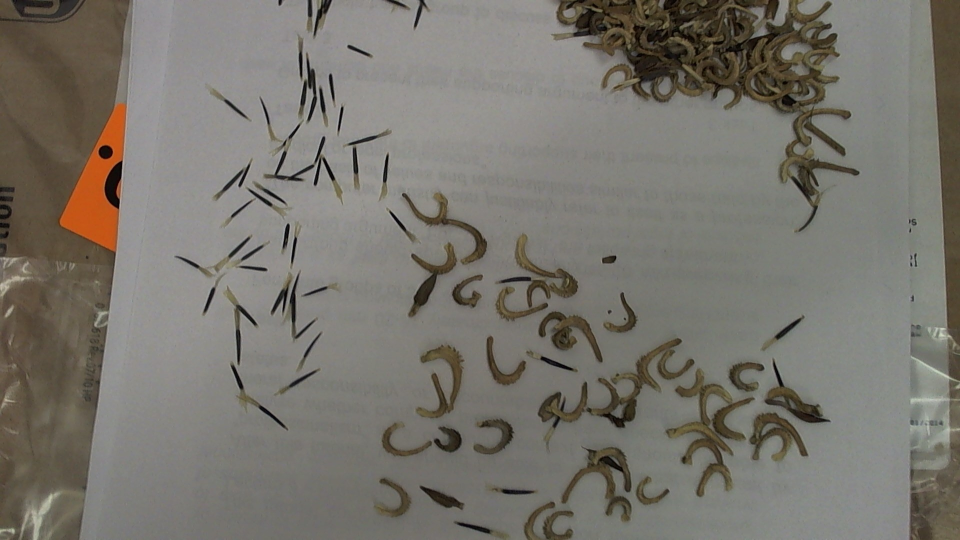
#> input picture seed_test.JPG, 1920 x 1080 px (shown at 1/2 size)
$ python Watershed_test.py   (older library calls are emulated)
#> lines starting #> are read from the running program, lines starting #| are printed output that depends on the picture; after the words box and inside, x2 and y2 are one past the last pixel; in counts of white or black regions, pixels touching at a corner belong together
import numpy as np
import cv2
from matplotlib import pyplot as plt

SW = 0
EW = 760
SH = 290
EH = 800

im_uncropped = cv2.imread('seed_test.JPG')
#> im_uncropped is the input picture: shape (1080, 1920, 3); mean B, G, R 109, 116.8, 120.2
img = im_uncropped [SW:EW,SH:EH]
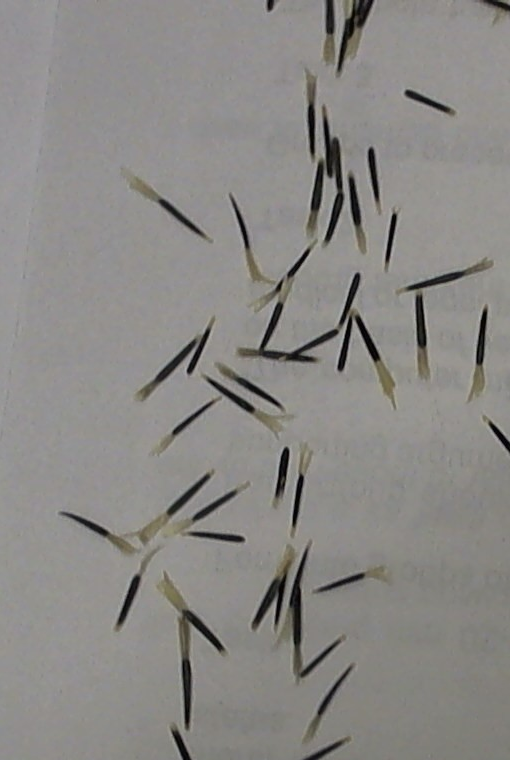
#> img: shape (760, 510, 3); mean B, G, R 133.6, 136.6, 138.5
gray = cv2.cvtColor(img,cv2.COLOR_BGR2GRAY)
ret, thresh = cv2.threshold(gray,0,255,cv2.THRESH_BINARY_INV+cv2.THRESH_OTSU)
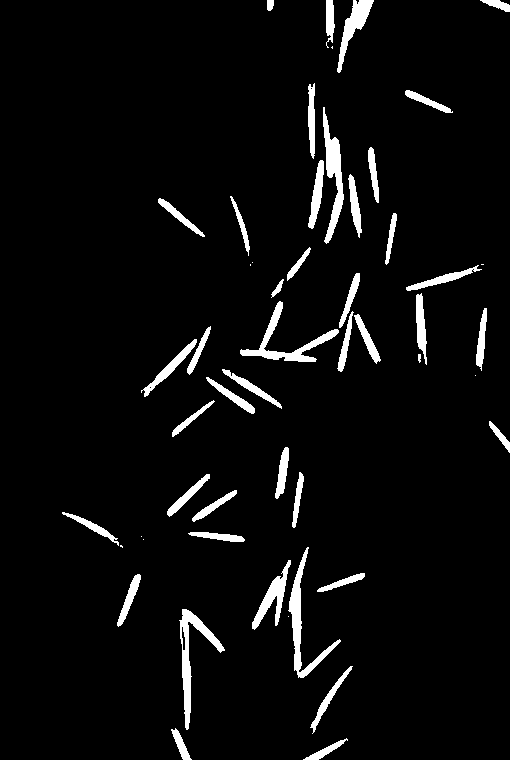
#> thresh: shape (760, 510); 4.7% white; 52 white regions (9 under 20 px), largest, box (x1, y1, x2, y2) and area: (288, 547, 341, 678) 1236, (179, 609, 225, 730) 1222, (240, 301, 339, 362) 1166
#> ret = 91

# noise removal
kernel = np.ones((3,3),np.uint8)
opening = cv2.morphologyEx(thresh,cv2.MORPH_OPEN,kernel, iterations = 2)
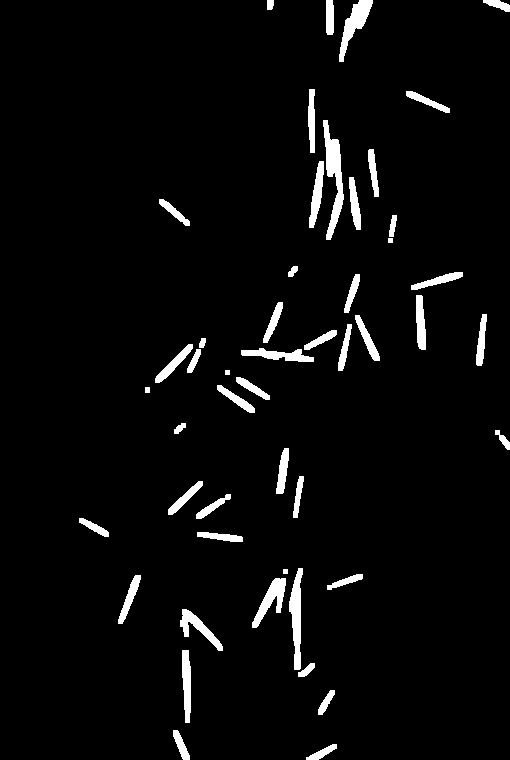
#> opening: shape (760, 510); 3.8% white; 49 white regions, largest, box (x1, y1, x2, y2) and area: (323, 120, 344, 240) 1101, (289, 568, 303, 670) 824, (339, 0, 373, 62) 770

# sure background area
sure_bg = cv2.dilate(opening,kernel,iterations=3)
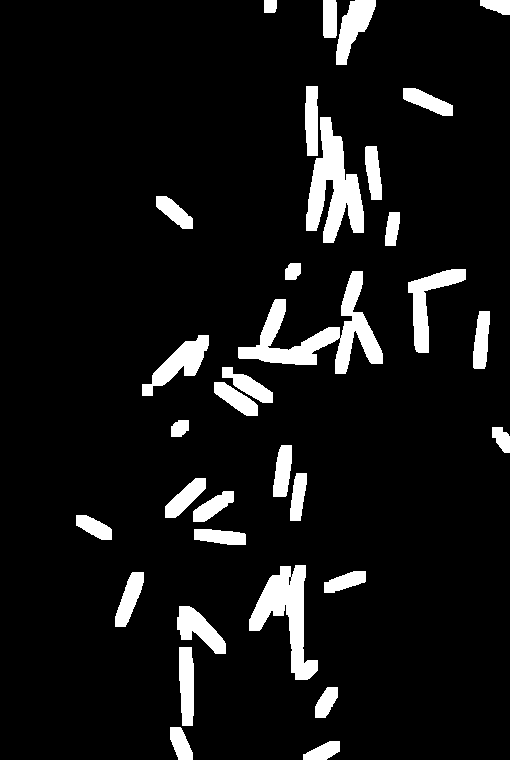
#> sure_bg: shape (760, 510); 8.4% white; 33 white regions, largest, box (x1, y1, x2, y2) and area: (238, 271, 383, 374) 4512, (306, 117, 364, 243) 3825, (249, 565, 318, 680) 3249

# Finding sure foreground area
dist_transform = cv2.distanceTransform(opening,cv2.cv.CV_DIST_L2,5)
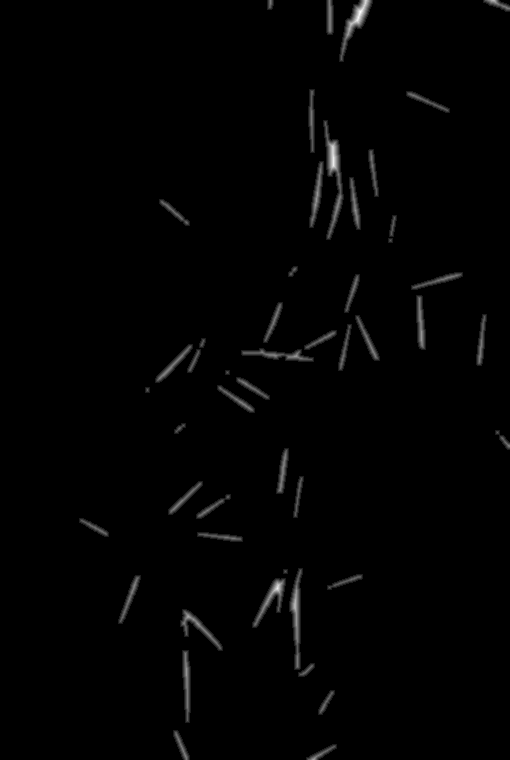
#> dist_transform: shape (760, 510) float32; min 0, max 8.59, mean 0.0874; drawn with min black and max white
ret, sure_fg = cv2.threshold(dist_transform,0.7*dist_transform.max(),255,0)
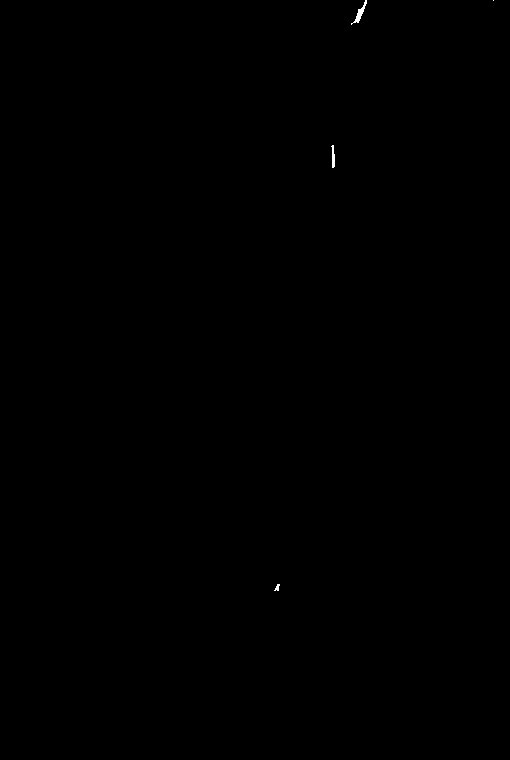
#> sure_fg: shape (760, 510) float32; 0.05% white; 4 white regions (1 under 20 px), largest, box (x1, y1, x2, y2) and area: (351, 0, 367, 25) 101, (331, 145, 335, 168) 60, (274, 584, 280, 591) 24
#> ret = 6.01


# Finding unknown region
sure_fg = np.uint8(sure_fg)
unknown = cv2.subtract(sure_bg,sure_fg)
#> unknown: shape (760, 510); 8.4% white; 33 white regions, largest, box (x1, y1, x2, y2) and area: (238, 271, 383, 374) 4512, (306, 117, 364, 243) 3765, (249, 565, 318, 680) 3225

cv2.imshow("image", sure_fg)

"""
# Marker labelling
ret, markers = cv2.connectedComponents(sure_fg)

# Add one to all labels so that sure background is not 0, but 1
markers = markers+1

# Now, mark the region of unknown with zero
markers[unknown==255] = 0


markers = cv2.watershed(img,markers)
img[markers == -1] = [255,0,0]
"""

cv2.waitKey(0)
cv2.destroyAllWindows()

$ run again, with filename.jpg copied over seed_test.JPG
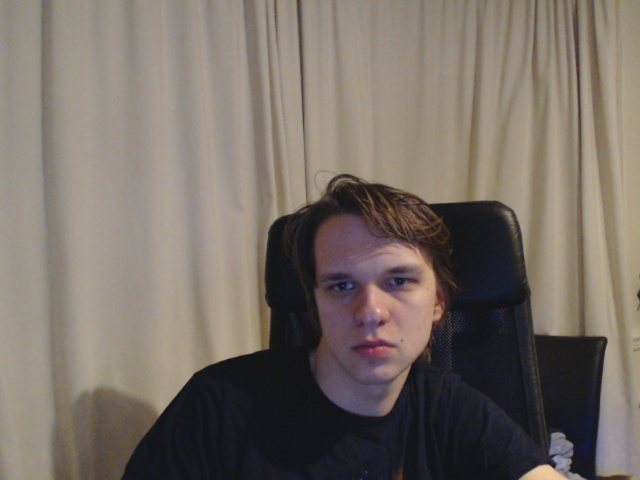
#> input picture filename.jpg, 640 x 480 px
#> im_uncropped is the input picture: shape (480, 640, 3); mean B, G, R 101.8, 110, 119.5
#> `ret, thresh = cv2.threshold(gray,0,255,cv2.THRESH_BINARY_INV+cv2.THRES..`:
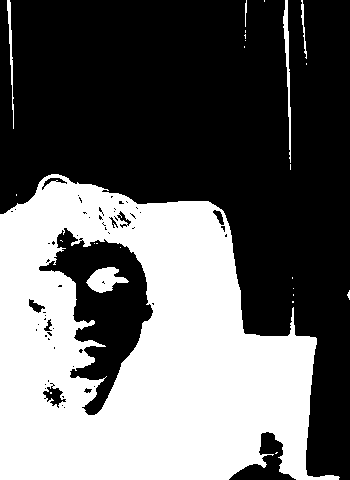
#> thresh: shape (480, 350); 40.5% white; 25 white regions (19 under 20 px), largest, box (x1, y1, x2, y2) and area: (0, 174, 340, 480) 66407, (86, 267, 129, 293) 636, (283, 0, 291, 163) 473, (7, 0, 14, 129) 276, (301, 0, 307, 59) 113, (245, 0, 247, 27) 37
#> `ret, thresh = cv2.threshold(gray,0,255,cv2.THRESH_BINARY_INV+cv2.THRES..`: ret = 89
#> opening: shape (480, 350); 39.3% white; 4 white regions, box (x1, y1, x2, y2) and area: (0, 181, 339, 480) 65320, (88, 267, 126, 292) 606, (283, 16, 288, 24) 40, (284, 31, 289, 39) 40
#> sure_bg: shape (480, 350); 43.1% white; 4 white regions, box (x1, y1, x2, y2) and area: (0, 178, 342, 480) 71116, (85, 264, 129, 295) 1030, (280, 13, 291, 27) 154, (281, 28, 292, 42) 154
#> `ret, sure_fg = cv2.threshold(dist_transform,0.7*dist_transform.max(),2..`: ret = 63.23
#> `unknown = cv2.subtract(sure_bg,sure_fg)`:
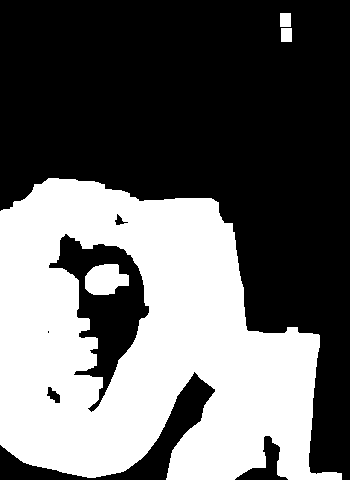
#> unknown: shape (480, 350); 40.5% white; 4 white regions, box (x1, y1, x2, y2) and area: (0, 178, 342, 480) 66685, (85, 264, 129, 295) 1030, (280, 13, 291, 27) 154, (281, 28, 292, 42) 154
